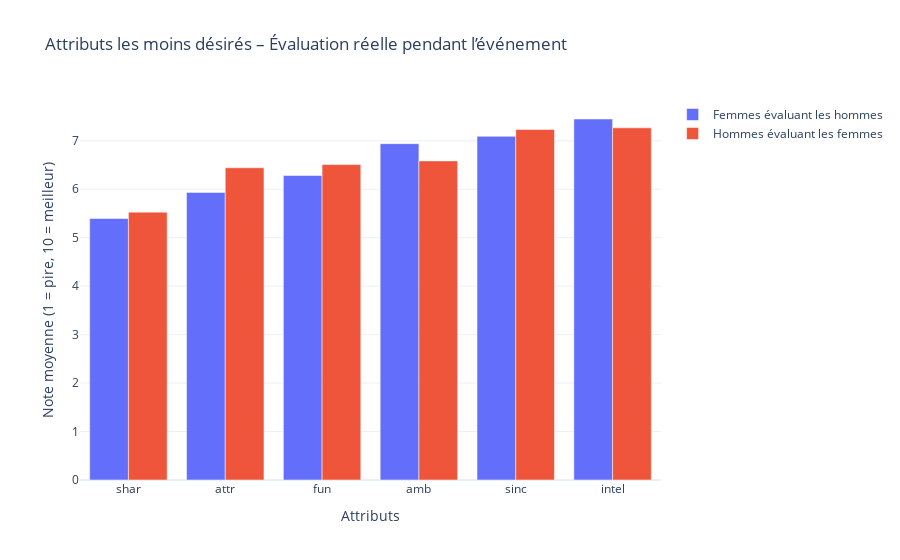

Notebook code cell kept with this figure:
### Code cell
import pandas as pd
import plotly.graph_objects as go

# Attributs notés pendant l'événement
eval_cols = ['attr', 'sinc', 'intel', 'fun', 'amb', 'shar']

# Calcul des moyennes pour chaque sexe
result_event = {}
for gender, label in zip([0, 1], ['Femmes évaluant les hommes', 'Hommes évaluant les femmes']):
    subset = df[df['gender'] == gender].dropna(subset=eval_cols)
    result_event[label] = subset[eval_cols].mean().sort_values()

# Création du graphique
fig = go.Figure()

fig.add_trace(go.Bar(
    x=result_event["Femmes évaluant les hommes"].index,
    y=result_event["Femmes évaluant les hommes"].values,
    name="Femmes évaluant les hommes"
))

fig.add_trace(go.Bar(
    x=result_event["Hommes évaluant les femmes"].index,
    y=result_event["Hommes évaluant les femmes"].values,
    name="Hommes évaluant les femmes"
))

fig.update_layout(
    title="Attributs les moins désirés – Évaluation réelle pendant l’événement",
    xaxis_title="Attributs",
    yaxis_title="Note moyenne (1 = pire, 10 = meilleur)",
    barmode='group',
    template='plotly_white'
)

fig.show()

### Figure 1 — Plotly figure (JSON) as saved in the notebook; plotly's stock layout.template omitted (floating-point values rounded to 4 significant figures)
{"data": [{"name": "Femmes évaluant les hommes", "type": "bar", "x": ["shar", "attr", "fun", "amb", "sinc", "intel"], "y": [5.396, 5.935, 6.284, 6.941, 7.092, 7.45]}, {"name": "Hommes évaluant les femmes", "type": "bar", "x": ["shar", "attr", "fun", "amb", "sinc", "intel"], "y": [5.528, 6.444, 6.509, 6.585, 7.234, 7.268]}], "layout": {"barmode": "group", "title": {"text": "Attributs les moins désirés – Évaluation réelle pendant l’événement"}, "xaxis": {"title": {"text": "Attributs"}}, "yaxis": {"title": {"text": "Note moyenne (1 = pire, 10 = meilleur)"}}}}
